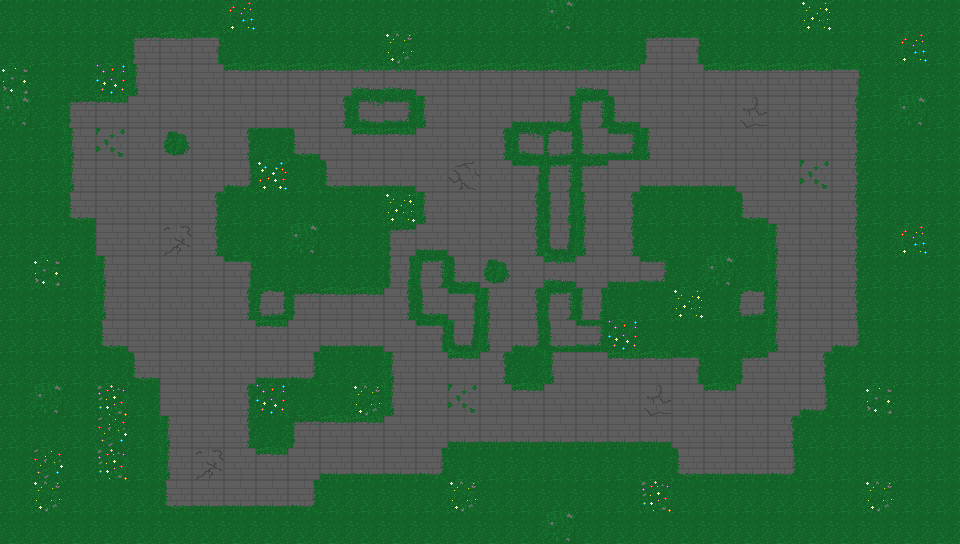

The image is a tile-based game level rendered from a .tmx file. Its description and complete source (layers, tilesets, objects, tile grids) follow:
An orthogonal 30x17 tile map with 32x32 px tiles, 1 tile layer (Warstwa Kafelków 1).

<map version="1.10" tiledversion="1.11.2" orientation="orthogonal" renderorder="right-down" width="30" height="17" tilewidth="32" tileheight="32" infinite="0" nextlayerid="3" nextobjectid="1">
 <tileset firstgid="1" source="1.tsx" />
 <layer id="1" name="Warstwa Kafelków 1" width="30" height="17">
  <data encoding="csv">
26,26,26,26,26,26,26,32,26,26,26,26,26,26,26,26,26,27,26,26,26,26,26,26,26,30,26,26,26,26,
26,26,26,26,14,9,12,26,26,26,26,26,29,26,26,26,26,26,26,26,14,12,26,26,26,26,26,26,32,26,
28,26,26,33,8,1,1,9,9,9,9,13,13,9,9,9,9,9,13,9,1,1,9,9,9,9,12,26,26,26,
27,26,14,9,1,1,1,1,1,1,10,20,21,8,1,1,11,15,19,17,1,1,1,4,1,1,10,26,27,26,
26,26,8,2,1,7,1,10,26,17,1,9,9,1,1,10,20,6,17,21,8,1,1,1,1,1,10,26,26,26,
26,26,8,1,1,1,1,15,31,26,17,11,11,1,3,1,12,19,14,1,11,11,11,1,1,2,10,26,26,26,
26,26,17,1,1,1,10,26,26,26,26,26,30,8,1,1,10,16,8,10,26,26,26,17,1,1,10,26,26,26,
26,26,26,1,1,5,10,26,26,27,26,26,14,11,1,1,10,18,8,10,26,26,26,26,8,1,10,26,32,26,
26,28,26,8,1,1,1,12,26,26,26,26,16,19,17,7,1,13,1,11,21,26,27,26,8,1,10,26,26,26,
26,26,26,8,1,1,1,10,6,14,9,9,10,17,12,8,10,19,16,26,26,30,26,6,8,1,10,26,26,26,
26,26,26,17,1,1,1,1,9,1,11,11,1,12,18,8,15,17,21,33,26,26,26,26,8,1,15,26,26,26,
26,26,26,26,17,1,1,1,11,15,26,26,8,1,9,10,26,8,1,9,9,12,26,14,1,10,26,26,26,26,
26,27,26,35,26,1,1,10,33,26,26,29,8,1,2,1,9,1,1,1,4,1,9,1,1,15,26,28,26,26,
26,26,26,34,26,8,1,10,26,14,9,9,1,1,11,11,11,11,11,11,11,1,1,1,10,26,26,26,26,26,
26,34,26,35,26,8,5,1,9,1,11,11,11,15,26,26,26,26,26,26,26,17,11,11,15,26,26,26,26,26,
26,29,26,26,26,17,11,11,11,15,26,26,26,26,29,26,26,26,26,26,35,26,26,26,26,26,26,29,26,26,
26,26,26,26,26,26,26,26,26,26,26,26,26,26,26,26,26,27,26,26,26,26,26,26,26,26,26,26,26,26
</data>
 </layer>
</map>
